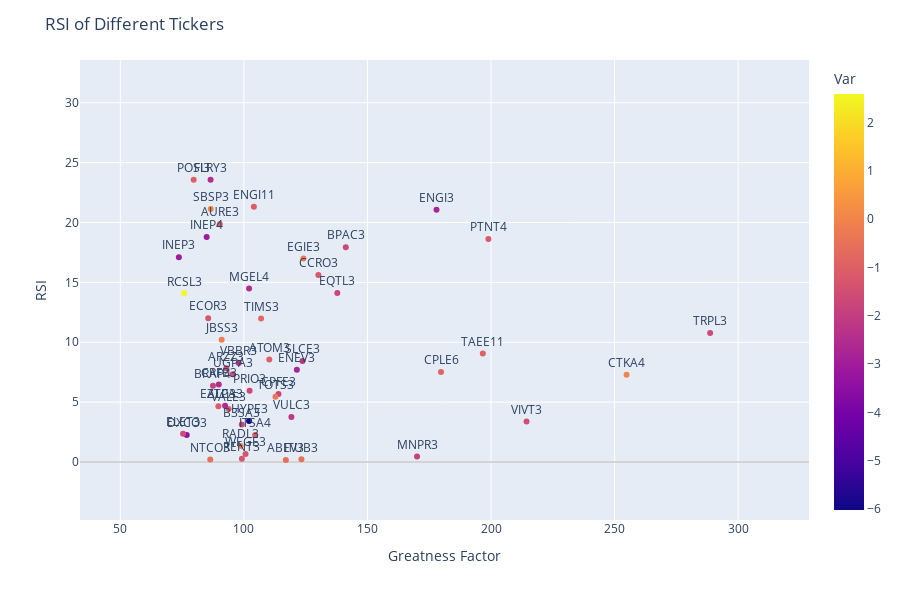

Notebook code cell kept with this figure:
### Code cell
# Create the scatter plot
fig = px.scatter(oversold_df, x='Greatness Factor', y='RSI', text='Ticker', color="Var", size_max=30)

# Update layout to improve appearance
fig.update_traces(textposition='top center')
fig.update_layout(title='RSI of Different Tickers',
                  yaxis= dict(title='RSI', range=[min(oversold_df['RSI']) - 5, max(oversold_df['RSI']) + 10], zeroline=True, zerolinewidth=2, zerolinecolor='LightGrey'),
                  xaxis=dict(title='Greatness Factor', range=[min(oversold_df["Greatness Factor"] - 40), max(oversold_df['Greatness Factor']) + 40], zeroline=True, zerolinewidth=2, zerolinecolor='LightGrey'),
                  height=600)

# Show plot
fig.show()

### Figure 1 — Plotly figure (JSON) as saved in the notebook; plotly's stock layout.template omitted (floating-point values rounded to 4 significant figures)
{"data": [{"hovertemplate": "Greatness Factor=%{x}<br>RSI=%{y}<br>Ticker=%{text}<br>Var=%{marker.color}<extra></extra>", "legendgroup": "", "marker": {"color": [-1.597, 0, -1.478, -1.13, -0.9174, -0.8593, -2.703, -1.913, -1.652, -1.737, -1.223, -0.3425, -2.286, -0.5119, -2.739, -2.171, -0.604, -1.734, -0.3509, -0.9756, -0.7922, -1.003, -1.102, -1.691, -2.509, -6.02, -1.308, -1.257, -1.716, -0.1161, -2.365, -1.544, -1.017, -1.589, -2.564, -0.1382, -0.9868, -2.542, -1.085, -1.97, 0.0804, -2.483, -0.5394, -1.275, -3.061, -0.974, -3.406, 2.586, -1.562, -3.0], "coloraxis": "coloraxis", "symbol": "circle"}, "mode": "markers+text", "name": "", "orientation": "v", "showlegend": false, "text": ["TRPL3", "CTKA4", "VIVT3", "PTNT4", "TAEE11", "CPLE6", "ENGI3", "MNPR3", "BPAC3", "EQTL3", "CCRO3", "EGIE3", "SLCE3", "ITUB3", "ENEV3", "VULC3", "ABEV3", "CPFE3", "TOTS3", "ATOM3", "TIMS3", "ITSA4", "ENGI11", "PRIO3", "MGEL4", "HYPE3", "WEGE3", "RENT3", "B3SA3", "RADL3", "VBBR3", "UGPA3", "VALE3", "ARZZ3", "ALPA3", "JBSS3", "AURE3", "CRFB3", "EZTC3", "BRAP4", "SBSP3", "FLRY3", "NTCO3", "ECOR3", "INEP4", "POSI3", "DXCO3", "RCSL3", "ELET3", "INEP3"], "textposition": "top center", "type": "scatter", "x": [288.7, 254.9, 214.4, 198.9, 196.7, 179.8, 177.9, 170.1, 141.2, 137.8, 130.2, 124.1, 123.7, 123.3, 121.4, 119.2, 117.0, 114.0, 112.8, 110.3, 107.0, 104.6, 104.1, 102.3, 102.1, 102.1, 100.7, 99.19, 99.15, 98.71, 97.92, 95.5, 93.81, 92.9, 92.4, 91.0, 90.23, 89.84, 89.69, 87.48, 86.58, 86.53, 86.39, 85.56, 84.94, 79.68, 76.87, 75.8, 75.39, 73.69], "xaxis": "x", "y": [10.77, 7.282, 3.376, 18.62, 9.066, 7.517, 21.07, 0.4671, 17.94, 14.11, 15.62, 17.01, 8.436, 0.227, 7.702, 3.771, 0.1603, 5.672, 5.443, 8.554, 11.99, 2.255, 21.32, 5.947, 14.49, 3.43, 0.6751, 0.2804, 3.126, 1.335, 8.261, 7.321, 4.424, 7.828, 4.697, 10.2, 19.86, 6.477, 4.663, 6.369, 21.12, 23.57, 0.2162, 12.01, 18.79, 23.56, 2.255, 14.08, 2.365, 17.11], "yaxis": "y"}], "layout": {"coloraxis": {"colorbar": {"title": {"text": "Var"}}, "colorscale": [[0, "#0d0887"], [0.1111, "#46039f"], [0.2222, "#7201a8"], [0.3333, "#9c179e"], [0.4444, "#bd3786"], [0.5556, "#d8576b"], [0.6667, "#ed7953"], [0.7778, "#fb9f3a"], [0.8889, "#fdca26"], [1, "#f0f921"]]}, "height": 600, "legend": {"tracegroupgap": 0}, "margin": {"t": 60}, "title": {"text": "RSI of Different Tickers"}, "xaxis": {"anchor": "y", "domain": [0, 1], "range": [33.69, 328.7], "title": {"text": "Greatness Factor"}, "zeroline": true, "zerolinecolor": "LightGrey", "zerolinewidth": 2}, "yaxis": {"anchor": "x", "domain": [0, 1], "range": [-4.84, 33.57], "title": {"text": "RSI"}, "zeroline": true, "zerolinecolor": "LightGrey", "zerolinewidth": 2}}}
